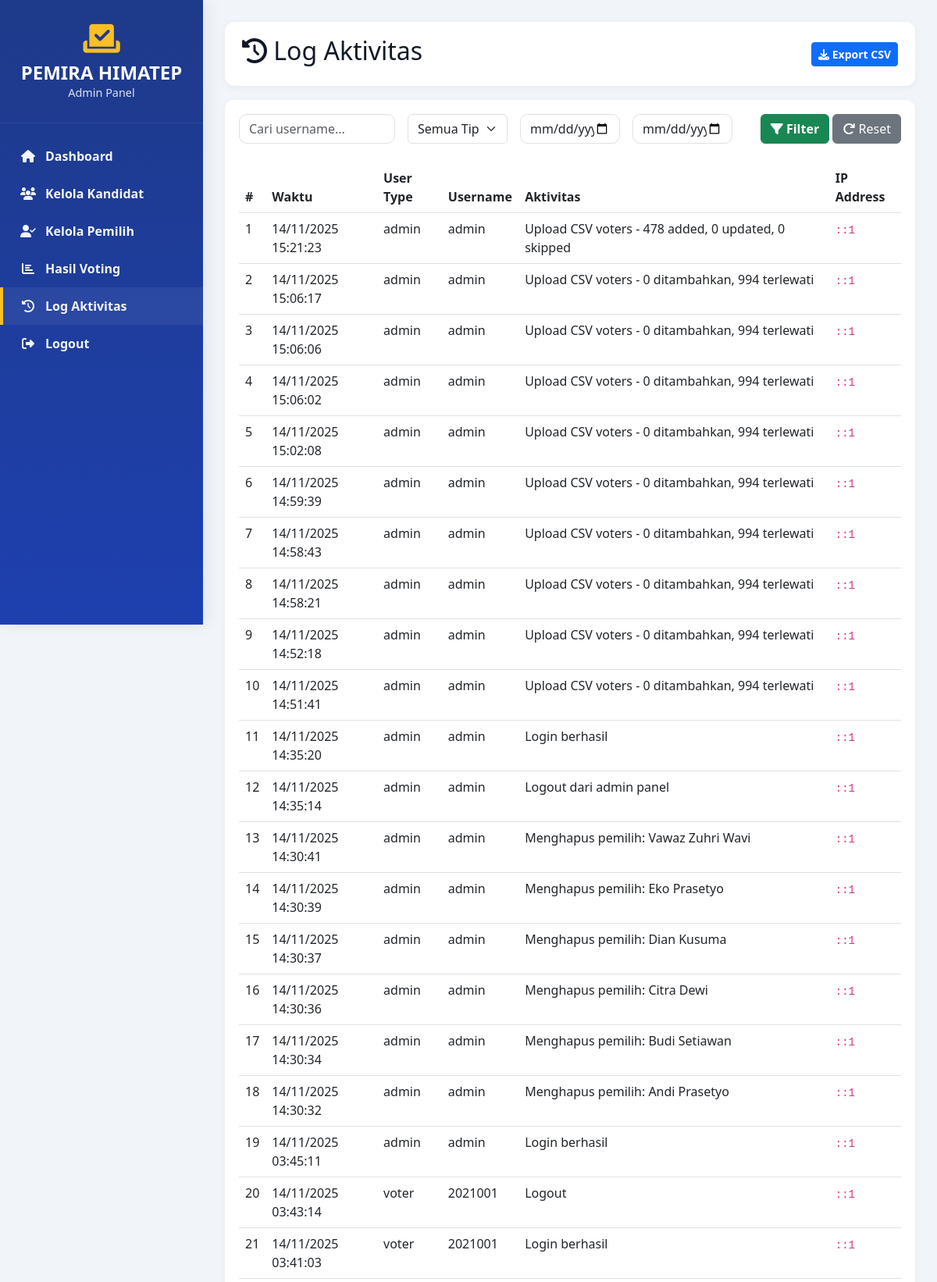
/admin/logs.php (signed in, upper part), run on the app's committed database.
### tables this page shows
CREATE TABLE `activity_logs` (
  `id` int(11) NOT NULL,
  `user_type` enum('voter','admin') NOT NULL,
  `user_id` int(11) NOT NULL,
  `username` varchar(50) NOT NULL,
  `activity` text NOT NULL,
  `ip_address` varchar(45) NOT NULL,
  `created_at` timestamp NOT NULL DEFAULT current_timestamp()
);

### config/database.php (called while the page is built, shortened)
<?php
$dsn = 'mysql:host=' . DB_HOST . ';dbname=' . DB_NAME . ';charset=utf8mb4';
try {
    $pdo = new PDO($dsn, DB_USER, DB_PASS, [
        PDO::ATTR_ERRMODE            => PDO::ERRMODE_EXCEPTION,
        PDO::ATTR_DEFAULT_FETCH_MODE => PDO::FETCH_ASSOC,
        PDO::ATTR_EMULATE_PREPARES   => false,
    ]);
} catch (Throwable $e) {
    http_response_code(500);
    die('Database connection failed.');
}
function pdo(): PDO {
    global $pdo;
    return $pdo;
}
function clean_input(?string $val): string {
    return trim((string)$val);
}

### admin/logs.php (the view, shortened to what this page needs)
<?php
require_once '../config/database.php';
$filter_user = clean_input($_GET['user'] ?? '');
$from_date   = clean_input($_GET['from'] ?? '');
$to_date     = clean_input($_GET['to'] ?? '');
$params = [];
$sql = "SELECT * FROM activity_logs";
$sql .= " ORDER BY created_at DESC LIMIT 1000";
$st = pdo()->prepare($sql);
$st->execute($params);
$logs = $st->fetchAll();
?>
<!DOCTYPE html>
<html lang="id">
<head>
    <link href="https://cdn.jsdelivr.net/npm/bootstrap@5.3.0/dist/css/bootstrap.min.css" rel="stylesheet">
    <link rel="stylesheet" href="../assets/css/style.css">
    <link rel="stylesheet" href="https://cdnjs.cloudflare.com/ajax/libs/font-awesome/6.4.0/css/all.min.css">
</head>
<body>
    <div class="sidebar">
        <div class="sidebar-header">
            <i class="fas fa-vote-yea" style="font-size: 42px; color: #fbbf24;"></i>
            <h4>PEMIRA HIMATEP</h4>
            <p>Admin Panel</p>
        </div>
        <div class="sidebar-menu">
            <a href="dashboard.php"><i class="fas fa-home"></i> Dashboard</a>
            <a href="candidates.php"><i class="fas fa-users"></i> Kelola Kandidat</a>
            <a href="voters.php"><i class="fas fa-user-check"></i> Kelola Pemilih</a>
            <a href="results.php"><i class="fas fa-chart-bar"></i> Hasil Voting</a>
            <a href="logs.php" class="active"><i class="fas fa-history"></i> Log Aktivitas</a>
            <a href="logout.php"><i class="fas fa-sign-out-alt"></i> Logout</a>
        </div>
    </div>
    <div class="main-content">
        <div class="top-bar">
            <h2><i class="fas fa-history"></i> Log Aktivitas</h2>
            <div>
                <a href="?export=csv&<?php echo http_build_query($_GET); ?>" class="btn btn-sm btn-primary">
                    <i class="fas fa-download"></i> Export CSV
                </a>
            </div>
        </div>
        <div class="content-card">
            <form class="row g-3 mb-4" method="GET" action="logs.php">
                <div class="col-md-3">
                    <input type="text" name="user" class="form-control" placeholder="Cari username..." value="<?php echo htmlspecialchars($filter_user); ?>">
                </div>
                <div class="col-md-2">
                    <select name="type" class="form-select">
                        <option value="">Semua Tipe</option>
                    </select>
                </div>
                <div class="col-md-2">
                    <input type="date" name="from" class="form-control" value="<?php echo htmlspecialchars($from_date); ?>">
                </div>
                <div class="col-md-2">
                    <input type="date" name="to" class="form-control" value="<?php echo htmlspecialchars($to_date); ?>">
                </div>
                <div class="col-md-3 text-end">
                    <button type="submit" class="btn btn-success"><i class="fas fa-filter"></i> Filter</button>
                    <a href="logs.php" class="btn btn-secondary"><i class="fas fa-redo"></i> Reset</a>
                </div>
            </form>
            <div class="table-responsive">
                <table class="table table-hover table-custom">
                    <thead>
                        <tr>
                            <th>#</th>
                            <th>Waktu</th>
                            <th>User Type</th>
                            <th>Username</th>
                            <th>Aktivitas</th>
                            <th>IP Address</th>
                        </tr>
                    </thead>
                    <tbody>
                        <?php if (count($logs) === 0): ?>
                            <tr><td colspan="6" class="text-center">Tidak ada log yang ditemukan</td></tr>
                        <?php else: foreach ($logs as $i => $log): ?>
                            <tr>
                                <td><?php echo $i + 1; ?></td>
                                <td><?php echo date('d/m/Y H:i:s', strtotime($log['created_at'])); ?></td>
                                <td><?php echo htmlspecialchars($log['user_type']); ?></td>
                                <td><?php echo htmlspecialchars($log['username']); ?></td>
                                <td><?php echo htmlspecialchars($log['activity']); ?></td>
                                <td><code><?php echo htmlspecialchars($log['ip_address']); ?></code></td>
                            </tr>
                        <?php endforeach; endif; ?>
                    </tbody>
                </table>
            </div>
        </div>
    </div>
</body>
</html>

### assets/css/style.css (style rules this page uses)
:root { --primary-color:#1e3a8a; --accent-color:#0ea5e9; --secondary-color:#fbbf24; --success-color:#10b981; --danger-color:#ef4444; --bg:#f1f5f9; --card-bg: #ffffff; --muted: #64748b; --radius: 12px; --glass: rgba(255,255,255,0.6); }
* { box-sizing:border-box }
body { margin:0; font-family: "Segoe UI", Tahoma, Geneva, Verdana, sans-serif; background:var(--bg); color:#111827; -webkit-font-smoothing:antialiased; -moz-osx-font-smoothing:grayscale; }
.sidebar { background: linear-gradient(180deg, var(--primary-color), #1e40af); min-height:100vh; position:fixed; left:0; top:0; width:260px; color:white; box-shadow: 4px 0 20px rgba(0,0,0,0.08); }
.sidebar-header { padding:28px 20px; text-align:center; border-bottom:1px solid rgba(255,255,255,0.06); }
.sidebar-header h4 { margin:8px 0 0 0; font-weight:700 }
.sidebar-header p { margin:0;opacity:0.85;font-size:0.9rem }
.sidebar-menu { padding:18px 0 }
.sidebar-menu a { display:flex; gap:12px; align-items:center; padding:12px 22px; color:rgba(255,255,255,0.95); text-decoration:none; font-weight:600; border-left:4px solid transparent; }
.sidebar-menu a i { width:20px;text-align:center }
.sidebar-menu a:hover, .sidebar-menu a.active { background: rgba(255,255,255,0.06); border-left-color: var(--secondary-color); }
.main-content { margin-left:260px;padding:28px }
.top-bar { background:var(--card-bg); padding:18px 22px; border-radius:12px; box-shadow:0 2px 10px rgba(0,0,0,0.05); display:flex; justify-content:space-between; align-items:center }
.content-card { background:var(--card-bg); border-radius:12px; padding:18px; box-shadow:0 2px 10px rgba(0,0,0,0.04); margin-top:18px }
.table-custom thead { background:#f8fafc }
.btn-primary, .btn-success, .btn-danger, .btn-info { font-weight:700 }
.form-control { border-radius:10px }

### data on the page
activity_logs: created_at "14/11/2025 15:21:23", user_type "admin", username "admin", activity "Upload CSV voters - 478 added, 0 updated, 0 skipped", ip_address "::1"
activity_logs: created_at "14/11/2025 15:06:17", user_type "admin", username "admin", activity "Upload CSV voters - 0 ditambahkan, 994 terlewati", ip_address "::1"
activity_logs: created_at "14/11/2025 15:06:06", user_type "admin", username "admin", activity "Upload CSV voters - 0 ditambahkan, 994 terlewati", ip_address "::1"
activity_logs: created_at "14/11/2025 15:06:02", user_type "admin", username "admin", activity "Upload CSV voters - 0 ditambahkan, 994 terlewati", ip_address "::1"
activity_logs: created_at "14/11/2025 15:02:08", user_type "admin", username "admin", activity "Upload CSV voters - 0 ditambahkan, 994 terlewati", ip_address "::1"
activity_logs: created_at "14/11/2025 14:59:39", user_type "admin", username "admin", activity "Upload CSV voters - 0 ditambahkan, 994 terlewati", ip_address "::1"
activity_logs: created_at "14/11/2025 14:58:43", user_type "admin", username "admin", activity "Upload CSV voters - 0 ditambahkan, 994 terlewati", ip_address "::1"
activity_logs: created_at "14/11/2025 14:58:21", user_type "admin", username "admin", activity "Upload CSV voters - 0 ditambahkan, 994 terlewati", ip_address "::1"
activity_logs: created_at "14/11/2025 14:52:18", user_type "admin", username "admin", activity "Upload CSV voters - 0 ditambahkan, 994 terlewati", ip_address "::1"
activity_logs: created_at "14/11/2025 14:51:41", user_type "admin", username "admin", activity "Upload CSV voters - 0 ditambahkan, 994 terlewati", ip_address "::1"
activity_logs: created_at "14/11/2025 14:35:20", user_type "admin", username "admin", activity "Login berhasil", ip_address "::1"
activity_logs: created_at "14/11/2025 14:35:14", user_type "admin", username "admin", activity "Logout dari admin panel", ip_address "::1"
activity_logs: created_at "14/11/2025 14:30:41", user_type "admin", username "admin", activity "Menghapus pemilih: Vawaz Zuhri Wavi", ip_address "::1"
activity_logs: created_at "14/11/2025 14:30:39", user_type "admin", username "admin", activity "Menghapus pemilih: Eko Prasetyo", ip_address "::1"
activity_logs: created_at "14/11/2025 14:30:37", user_type "admin", username "admin", activity "Menghapus pemilih: Dian Kusuma", ip_address "::1"
activity_logs: created_at "14/11/2025 14:30:36", user_type "admin", username "admin", activity "Menghapus pemilih: Citra Dewi", ip_address "::1"
activity_logs: created_at "14/11/2025 14:30:34", user_type "admin", username "admin", activity "Menghapus pemilih: Budi Setiawan", ip_address "::1"
activity_logs: created_at "14/11/2025 14:30:32", user_type "admin", username "admin", activity "Menghapus pemilih: Andi Prasetyo", ip_address "::1"
activity_logs: created_at "14/11/2025 03:45:11", user_type "admin", username "admin", activity "Login berhasil", ip_address "::1"
activity_logs: created_at "14/11/2025 03:43:14", user_type "voter", username "2021001", activity "Logout", ip_address "::1"
activity_logs: created_at "14/11/2025 03:41:03", user_type "voter", username "2021001", activity "Login berhasil", ip_address "::1"
